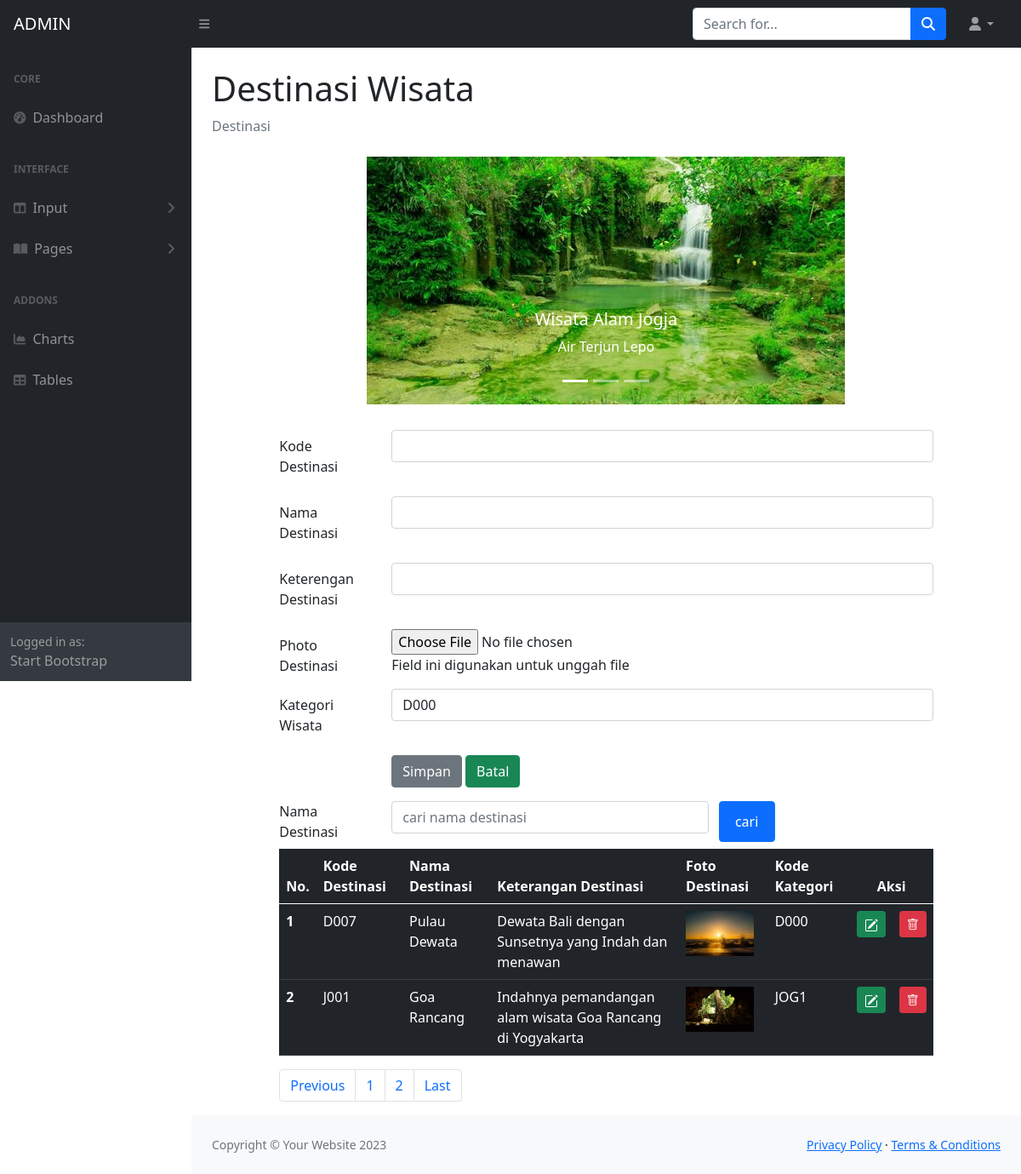
The page /ADMIN/d-destinasi.php on the database its author committed.
### tables this page shows
CREATE TABLE `destinasi` (
  `destinasiKODE` char(4) NOT NULL,
  `destinasiNAMA` varchar(120) NOT NULL,
  `destinasiKET` varchar(200) NOT NULL,
  `destinasiFOTO` char(255) NOT NULL,
  `kategoriKODE` char(4) NOT NULL
);

### ADMIN/destinasi.php (the view, shortened to what this page needs)
<!DOCTYPE html>
<html>
<?php
include "include/config.php";
$datakategori = mysqli_query($connection, "SELECT * FROM kategoriwisata");
?>
<head>
  <link rel="stylesheet" type="text/css" href="css/bootstrap.min.css">
  <link rel="stylesheet" type="text/css" href="https://cdnjs.cloudflare.com/ajax/libs/select2/4.0.13/css/select2.min.css">
  <link rel="stylesheet" href="https://cdn.jsdelivr.net/npm/bootstrap-icons@1.10.2/font/bootstrap-icons.css">
</head>
<body>
<div class="row">
<div class="col-sm-1"></div>
<div class="col-sm-10">
<div id="carouselExampleCaptions" class="carousel slide" data-bs-ride="carousel">
    <div class="carousel-indicators">
        <button type="button" data-bs-target="#carouselExampleCaptions" data-bs-slide-to="0" class="active" aria-current="true" aria-label="Slide 1"></button>
        <button type="button" data-bs-target="#carouselExampleCaptions" data-bs-slide-to="1" aria-label="Slide 2"></button>
        <button type="button" data-bs-target="#carouselExampleCaptions" data-bs-slide-to="2" aria-label="Slide 3"></button>
    </div>
    <div class="carousel-inner">
        <div class="carousel-item active">
            <img src="images/airterjunlepo.jpg" class="d-block w-60 mx-auto" alt="Gambar Tidak Ada">
            <div class="carousel-caption d-none d-md-block">
                <h5>Wisata Alam Jogja</h5>
                <p>Air Terjun Lepo</p>
            </div>
        </div>
    </div>
    <button class="carousel-control-prev" type="button" data-bs-target="#carouselExampleCaptions" data-bs-slide="prev" style="left: 5%">
        <span class="carousel-control-prev-icon" aria-hidden="true"></span>
    </button>
    <button class="carousel-control-next" type="button" data-bs-target="#carouselExampleCaptions" data-bs-slide="next" style="right: 5%">
        <span class="carousel-control-next-icon" aria-hidden="true"></span>
    </button>
</div>
<form method="POST" enctype="multipart/form-data">
  <div class="mb-3 row">
    <label for="kodedestinasi" class="col-sm-2 col-form-label">Kode Destinasi</label>
    <div class="col-sm-10">
      <input type="text" class="form-control" name= "kodedestinasi" id="kodedestinasi">
    </div>
  </div>
  <div class="mb-3 row">
    <label for="namadestinasi" class="col-sm-2 col-form-label">Nama Destinasi</label>
    <div class="col-sm-10">
      <input type="text" class="form-control" name= "namadestinasi" id="namadestinasi">
    </div>
  </div>
  <div class="mb-3 row">
    <label for="destinasiket" class="col-sm-2 col-form-label">Keterengan Destinasi</label>
    <div class="col-sm-10">
      <input type="text" class="form-control" name= "destinasiket" id="destinasiket">
    </div>
  </div>
  <div class="form-group row">
                    <label for="file" class="col-sm-2 col-form-label">Photo Destinasi</label>
                    <div class="col-sm-10">
                        <input type="file" id="file" name="file">
                        <p class="help-block">Field ini digunakan untuk unggah file</p>
                    </div>
                </div>
 <div class="mb-3 row">
  <label for="kodekategori" class="col-sm-2 col-form-label">Kategori Wisata</label>
      <div class="col-sm-10">
        <select class="form-control" name="kodekategori" id="kodekategori">
            <?php while($row = mysqli_fetch_array($datakategori))
{
?>
    <option value="<?php echo $row["kategoriKODE"]?>">
     <?php echo $row["kategoriKODE"]?>
         </option>
    <?php } ?>
    </select>
 </div>
  </div>
  <div class="form-group row">
      <div class="col-sm-2">
      </div>
      <div class="col-sm-10">
    <input type="submit" name="Simpan" value="Simpan" class="btn btn-secondary">
    <input type="button" class="btn btn-success" value="Batal" name="Batal">
  </div>
  </div>
</form>
<form method="post">
    <div class="form-group row mb-2 mt-3">
      <label for="search" class="col-sm-2">Nama Destinasi</label>
      <div class="col-sm-6">
        <input type="text" name="search" class="form-control" id="search" value="<?php if (isset($_POST["search"]))
        {echo $_POST["search"];}?>" placeholder="cari nama destinasi">
      </div>
      <input type="submit" name="kirim" value="cari" class="col-sm-1 btn btn-primary">
    </div>
</form>
<table class="table table-hover table-dark">
  <thead>
    <tr>
      <th scope="col">No.</th>
      <th scope="col">Kode Destinasi</th>
      <th scope="col">Nama Destinasi</th>
	  <th scope="col">Keterangan Destinasi</th>
	  <th scope="col">Foto Destinasi</th>
      <th scope="col">Kode Kategori</th>
      <th colspan="2" style="text-align: center">Aksi</th>
    </tr>
  </thead>
  <tbody>
  <?php
  $jumlahtampilan = 2;
  $halaman = (isset($_GET['page']))? $_GET['page'] : 1;
  $mulaitampilan = ($halaman - 1) * $jumlahtampilan;
if (isset($_POST["kirim"]))
{
  $search = $_POST["search"];
  $query = mysqli_query($connection, " select destinasi.*from destinasi
      where destinasiNAMA like '%".$search."%' limit $mulaitampilan, $jumlahtampilan");}
    else{
      $query = mysqli_query($connection, "select destinasi.* from destinasi limit $mulaitampilan, $jumlahtampilan");}
      $nomor = 1;
      while($row = mysqli_fetch_array($query))
      {
      ?>
    <tr>
      <th><?php echo $nomor;?></th>
      <td><?php echo $row['destinasiKODE'];?></td>
      <td><?php echo $row['destinasiNAMA'];?></td>
	  <td><?php echo $row['destinasiKET'];?></td>
	  <td>
                                <?php if (is_file("images/" . $row['destinasiFOTO'])) { ?>
                                    <img src="images/<?php echo $row['destinasiFOTO'] ?>" width="80">
                                <?php } else
                                    echo "<img src='images/noimage.png' width='80'>"
                                ?>
                            </td>
	  <td><?php echo $row['kategoriKODE'];?></td>
      <td width="5px">
        <a href="destinasiEDIT.php?ubah=<?php echo $row["destinasiKODE"]?>"
          class="btn btn-success btn-sm" title="EDIT">
      </td>
      <td>        <a href="destinasiHAPUS.php?hapus=<?php echo $row["destinasiKODE"]?>"
          class="btn btn-danger btn-sm" title="HAPUS">
          <i class="bi bi-trash"></i></td>
    </tr>
    <?php $nomor = $nomor + 1; ?>
    <?php } ?>
  </tbody>
</table>
<?php
    $query = mysqli_query($connection, "SELECT * FROM destinasi");
    $jumlahrecord = mysqli_num_rows($query);
    $jumlahpage = ceil($jumlahrecord/$jumlahtampilan)
?>
<nav aria-label="Page navigation example">
  <ul class="pagination">
    <li class="page-item"><a class="page-link" href="?page=<?php $nomorhal=1; echo $nomorhal ?>">Previous</a></li>
    <?php for ($nomorhal=1; $nomorhal<=$jumlahpage; $nomorhal++)
    { ?>
    <li class="page-item">
      <?php
      if($nomorhal!=$halaman)
        { ?>
      <a class="page-link" href="?page=<?php echo $nomorhal ?>"><?php echo $nomorhal?></a>
          <?php }
          else { ?>
            <a class="page-link" href="?page=<?php echo $nomorhal ?>"><?php echo $nomorhal?></a>
        <?php } ?>
        </li>
  <?php } ?>
    <li class="page-item"><a class="page-link" href="?page=<?php echo $nomorhal-1 ?>">Last</a></li>
  </ul>
</nav>
</div>
</div>
</body>
</html>

### ADMIN/destinasi.php (style rules this page uses)
.carousel-inner { margin-bottom: 30px; }

### rows shown on the page
destinasi: destinasiKODE "D007", destinasiNAMA "Pulau Dewata", destinasiKET "Dewata Bali dengan Sunsetnya yang Indah dan menawan", destinasiFOTO (picture), kategoriKODE "D000"
destinasi: destinasiKODE "J001", destinasiNAMA "Goa Rancang", destinasiKET "Indahnya pemandangan alam wisata Goa Rancang di Yogyakarta", destinasiFOTO (picture), kategoriKODE "JOG1"

### other values the page prints
form field kodekategori "D000"
